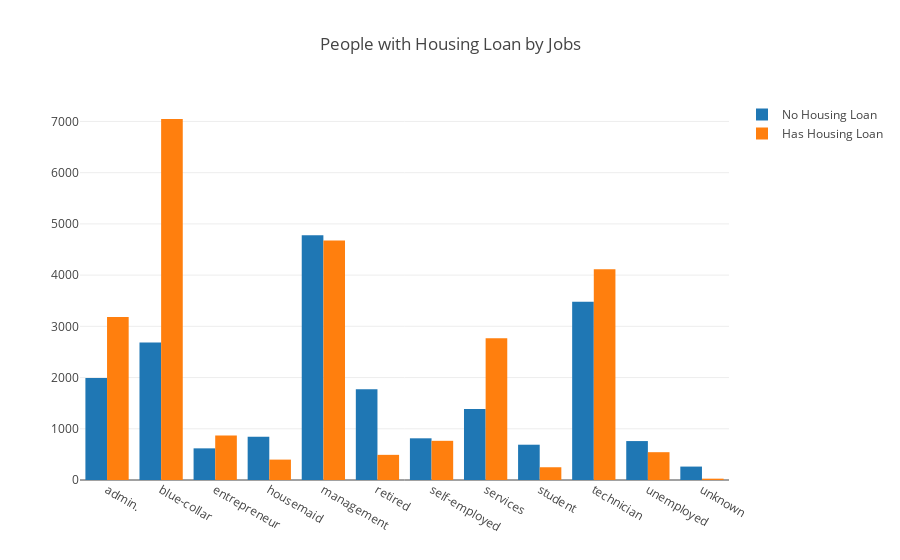

The cell this chart's notebook holds for it:
### Code cell
data = [go.Bar(x=job_d_agg.index.get_level_values(0),
            y=job_d_agg.housing_no,name='No Housing Loan'),
       go.Bar(x=job_d_agg.index.get_level_values(0),
            y=job_d_agg.housing_yes,name='Has Housing Loan'),
       ]
layout = go.Layout(
    title='People with Housing Loan by Jobs',
)
fig = go.Figure(data=data, layout=layout)

iplot(fig, filename='agg_f-plot')

### Figure 1 — Plotly figure (JSON) as saved in the notebook; plotly's stock layout.template omitted (floating-point values rounded to 4 significant figures)
{"data": [{"name": "No Housing Loan", "type": "bar", "uid": "77cb8748-c542-11e8-83e1-38d547df5edc", "x": ["admin.", "blue-collar", "entrepreneur", "housemaid", "management", "retired", "self-employed", "services", "student", "technician", "unemployed", "unknown"], "y": [1989, 2684, 618, 842, 4780, 1773, 814, 1388, 689, 3482, 760, 262]}, {"name": "Has Housing Loan", "type": "bar", "uid": "77cb895a-c542-11e8-83e1-38d547df5edc", "x": ["admin.", "blue-collar", "entrepreneur", "housemaid", "management", "retired", "self-employed", "services", "student", "technician", "unemployed", "unknown"], "y": [3182, 7048, 869, 398, 4678, 491, 765, 2766, 249, 4115, 543, 26]}], "layout": {"title": "People with Housing Loan by Jobs"}}
